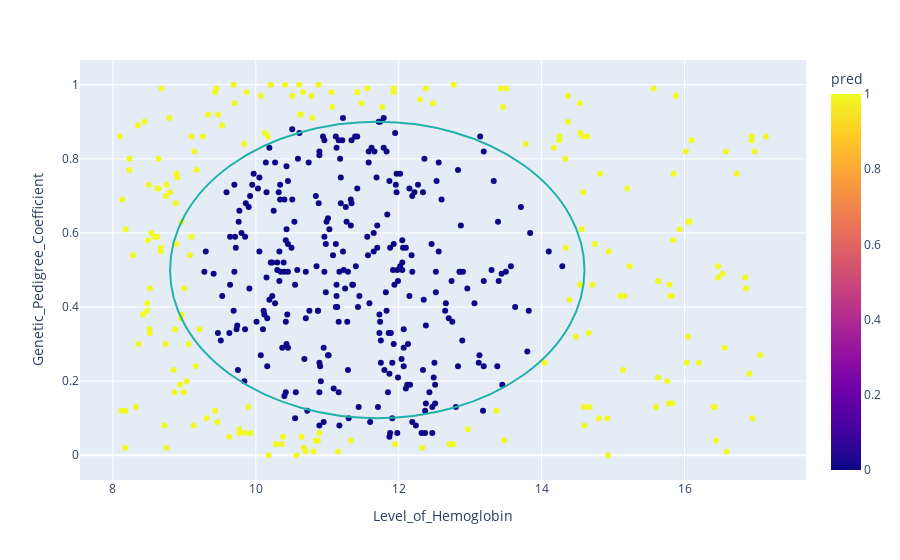

The cell this chart's notebook holds for it:
### Code cell
X_test['truth'] = Y_test.values
X_test['pred'] = Y_pred
X_test['errors'] = Y_test.values.flatten() == Y_pred
import plotly.express as px
fig = px.scatter(X_test, x="Level_of_Hemoglobin", y="Genetic_Pedigree_Coefficient", color="pred")
fig.add_shape(type="circle",
    xref="x", yref="y",
    x0=8.8, y0=0.1, x1=14.6, y1=0.9,
    line_color="LightSeaGreen",
)
fig.show()

### Figure 1 — Plotly figure (JSON) as saved in the notebook; plotly's stock layout.template omitted (floating-point values rounded to 4 significant figures; data arrays with more than 128 entries replaced by an {"elided": "..."} marker saying what was removed)
{"data": [{"hoverlabel": {"namelength": 0}, "hovertemplate": "Level_of_Hemoglobin=%{x}<br>Genetic_Pedigree_Coefficient=%{y}<br>pred=%{marker.color}", "legendgroup": "", "marker": {"color": {"elided": "495 int values"}, "coloraxis": "coloraxis", "symbol": "circle"}, "mode": "markers", "name": "", "showlegend": false, "type": "scatter", "x": {"elided": "495 float values"}, "xaxis": "x", "y": {"elided": "495 float values"}, "yaxis": "y"}], "layout": {"coloraxis": {"colorbar": {"title": {"text": "pred"}}, "colorscale": [[0, "#0d0887"], [0.1111, "#46039f"], [0.2222, "#7201a8"], [0.3333, "#9c179e"], [0.4444, "#bd3786"], [0.5556, "#d8576b"], [0.6667, "#ed7953"], [0.7778, "#fb9f3a"], [0.8889, "#fdca26"], [1, "#f0f921"]]}, "legend": {"tracegroupgap": 0}, "margin": {"t": 60}, "shapes": [{"line": {"color": "LightSeaGreen"}, "type": "circle", "x0": 8.8, "x1": 14.6, "xref": "x", "y0": 0.1, "y1": 0.9, "yref": "y"}], "xaxis": {"anchor": "y", "domain": [0, 1], "title": {"text": "Level_of_Hemoglobin"}}, "yaxis": {"anchor": "x", "domain": [0, 1], "title": {"text": "Genetic_Pedigree_Coefficient"}}}}
